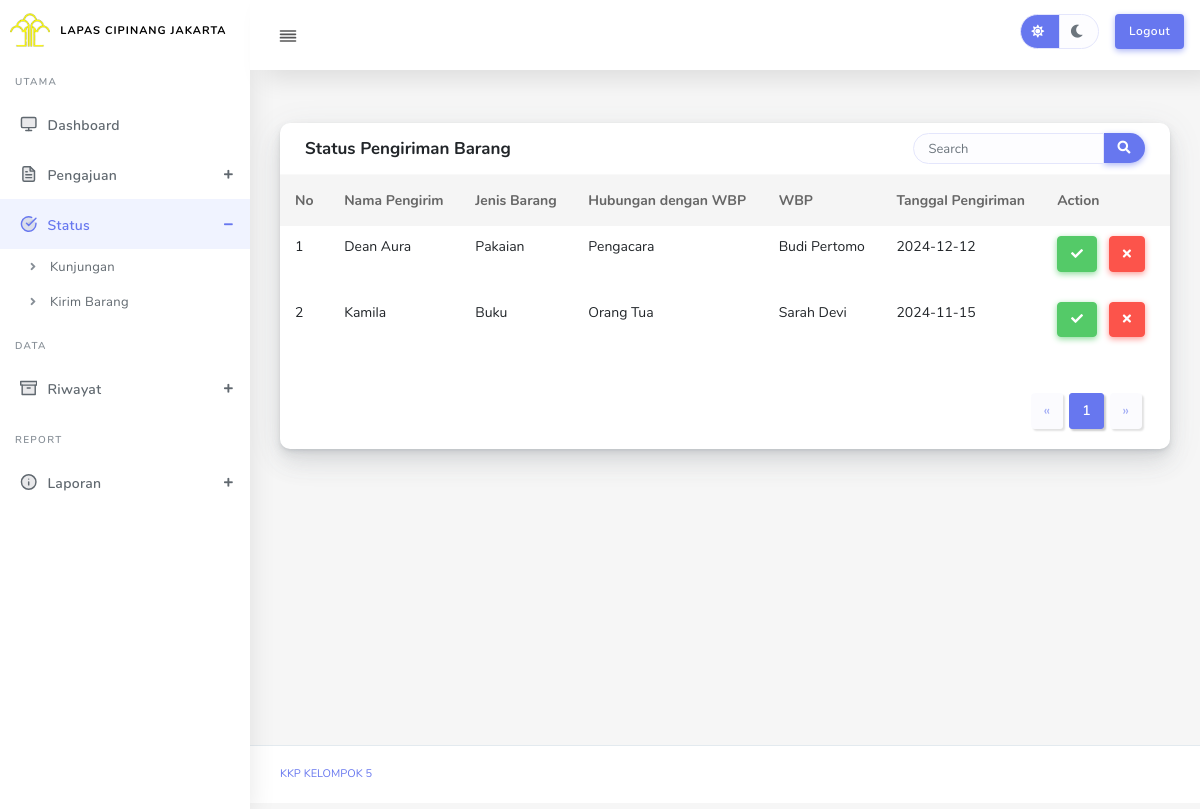
Screenshot of /admin/status-barang.php (signed in) with the database file from the repository.
### tables this page shows
CREATE TABLE `pengiriman_barang` (
  `id_pengiriman` int(11) NOT NULL,
  `id_user` varchar(36) NOT NULL,
  `id_wbp` varchar(36) NOT NULL,
  `id_jenis` varchar(36) NOT NULL,
  `tanggal_pengiriman` date NOT NULL,
  `hubungan_wbp` varchar(50) NOT NULL,
  `jumlah_barang` int(11) NOT NULL,
  `deskripsi_barang` text DEFAULT NULL,
  `status_pengiriman` enum('menunggu','diterima','ditolak','selesai','dibatalkan') DEFAULT 'menunggu',
  `kode_barcode` varchar(100) DEFAULT NULL,
  `foto_bukti` varchar(255) DEFAULT NULL,
  `created_at` timestamp NOT NULL DEFAULT current_timestamp(),
  `id_kabupaten_kota` varchar(36) DEFAULT NULL,
  `id_provinsi` varchar(36) DEFAULT NULL
);

CREATE TABLE `users` (
  `id_user` varchar(36) NOT NULL,
  `nama_lengkap` varchar(100) NOT NULL,
  `email` varchar(100) NOT NULL,
  `password` varchar(255) NOT NULL,
  `jenis_kelamin` enum('laki-laki','perempuan') DEFAULT NULL,
  `tanggal_lahir` date DEFAULT NULL,
  `no_ktp` varchar(16) DEFAULT NULL,
  `no_telepon` varchar(15) DEFAULT NULL,
  `alamat` text DEFAULT NULL,
  `id_kabupaten_kota` varchar(36) DEFAULT NULL,
  `id_provinsi` varchar(36) DEFAULT NULL,
  `role` enum('admin','user') DEFAULT 'user',
  `status_akun` enum('aktif','nonaktif') DEFAULT 'aktif',
  `created_at` timestamp NOT NULL DEFAULT current_timestamp(),
  `updated_at` timestamp NOT NULL DEFAULT current_timestamp() ON UPDATE current_timestamp()
);

CREATE TABLE `jenis_barang` (
  `id_jenis` varchar(36) NOT NULL,
  `nama_jenis` varchar(100) NOT NULL,
  `status_jenis` enum('aktif','nonaktif') DEFAULT 'aktif'
);

CREATE TABLE `wbp` (
  `id_wbp` varchar(36) NOT NULL,
  `nama_wbp` varchar(100) NOT NULL,
  `blok` varchar(50) NOT NULL,
  `tipe_blok` varchar(50) NOT NULL,
  `status_wbp` enum('aktif','nonaktif') DEFAULT 'aktif',
  `created_at` timestamp NOT NULL DEFAULT current_timestamp()
);

### admin/functions/status-admin.php (called while the page is built, shortened)
<?php
require_once 'config-admin/database.php';
function getStatusBarang() {
    global $conn;
    $stmt = $conn->prepare("SELECT pengiriman_barang.*,
                                    users.nama_lengkap AS nama_pengirim,
                                    users.email,
                                    users.jenis_kelamin,
                                    users.alamat,
                                    users.no_ktp,
                                    users.no_telepon,
                                    kabupaten_kota.nama_kabupaten_kota,
                                    provinsi.nama_provinsi,
                                    jenis_barang. nama_jenis AS jenis_barang,
                                    wbp.nama_wbp
                            FROM pengiriman_barang
                            JOIN users ON pengiriman_barang.id_user = users.id_user
                            LEFT JOIN kabupaten_kota ON pengiriman_barang.id_kabupaten_kota = kabupaten_kota.id_kabupaten_kota
                            LEFT JOIN provinsi ON pengiriman_barang.id_provinsi = provinsi.id_provinsi
                            JOIN jenis_barang ON pengiriman_barang.id_jenis = jenis_barang.id_jenis
                            JOIN wbp ON pengiriman_barang.id_wbp = wbp.id_wbp
                            WHERE pengiriman_barang.status_pengiriman = 'diterima'");
    $stmt->execute();
    return $stmt->fetchAll(PDO::FETCH_ASSOC);
}
?>

### admin/status-barang.php (the view, shortened to what this page needs)
<?php
include 'config-admin/database.php';
include 'functions/status-admin.php';
$statusData = getStatusBarang();
?>
<!DOCTYPE html>
<html lang="en">
<head>
  <link rel="stylesheet" href="assets/css/app.min.css">
  <link rel="stylesheet" href="assets/css/style.css">
  <link rel="stylesheet" href="assets/css/components.css">
  <link rel="stylesheet" href="assets/css/modal.css">
  <link rel="stylesheet" href="assets/css/toggle.css">
</head>
<body>
  <div id="app">
    <div class="main-wrapper main-wrapper-1">
      <?php include 'assets/components/navbar.php'; ?>
      <?php include 'assets/components/sidebar.php'; ?>
      <div class="main-content">
        <section class="section">
        <div class="row">
            <div class="col-12">
              <div class="card">
                <div class="card-header">
                  <h4>Status Pengiriman Barang</h4>
                  <div class="card-header-form">
                    <form method="POST" action="status-barang.php">
                      <div class="input-group">
                        <input type="text" class="form-control" name="search" placeholder="Search" value="<?php echo $_POST['search'] ?? ''; ?>">
                        <div class="input-group-btn">
                          <button class="btn btn-primary"><i class="fas fa-search"></i></button>
                        </div>
                      </div>
                    </form>
                  </div>
                </div>
                <div class="card-body p-0">
                  <div class="table-responsive">
                    <table id="dataTable" class="table table-md table-hover">
                        <thead>
                            <tr>
                                <th>No</th>
                                <th>Nama Pengirim</th>
                                <th>Jenis Barang</th>
                                <th>Hubungan dengan WBP</th>
                                <th>WBP</th>
                                <th>Tanggal Pengiriman</th>
                                <th>Action</th>
                            </tr>
                        </thead>
                        <tbody>
                            <?php if (count($statusData) > 0): ?>
                                <?php foreach ($statusData as $index => $pengiriman): ?>
                                <tr>
                                    <td><?= $index + 1 ?></td>
                                    <td><?= $pengiriman['nama_pengirim'] ?></td>
                                    <td><?= $pengiriman['jenis_barang'] ?></td>
                                    <td><?= $pengiriman['hubungan_wbp'] ?></td>
                                    <td><?= $pengiriman['nama_wbp'] ?></td>
                                    <td><?= $pengiriman['tanggal_pengiriman'] ?></td>
                                    <td>
                                      <div class="buttons">
                                        <a href="status-barang.php?action=selesai&id=<?= $pengiriman['id_pengiriman'] ?>" class="btn btn-icon btn-success" title="selesai">
                                          <i class="fas fa-check"></i>
                                        </a>
                                        <a href="status-barang.php?action=dibatalkan&id=<?= $pengiriman['id_pengiriman'] ?>" class="btn btn-icon btn-danger" title="Dibatalkan">
                                          <i class="fas fa-times"></i>
                                        </a>
                                      </div>
                                    </td>
                                </tr>
                                <?php endforeach; ?>
                            <?php endif; ?>
                        </tbody>
                    </table>
                  </div>
                </div>
                <div class="card-footer text-right">
                    <nav class="d-inline-block">
                        <ul class="pagination mb-0">
                        </ul>
                    </nav>
                </div>
            </div>
        </div>
    </div>
        </section>
      </div>
      <?php include 'assets/components/footer.php'; ?>
    </div>
  </div>
</body>
</html>

### rows the page displays
pengiriman_barang: id_user.nama_lengkap "Dean Aura", id_jenis.nama_jenis "Pakaian", hubungan_wbp "Pengacara", id_wbp.nama_wbp "Budi Pertomo", tanggal_pengiriman "2024-12-12"
pengiriman_barang: id_user.nama_lengkap "Kamila", id_jenis.nama_jenis "Buku", hubungan_wbp "Orang Tua", id_wbp.nama_wbp "Sarah Devi", tanggal_pengiriman "2024-11-15"
